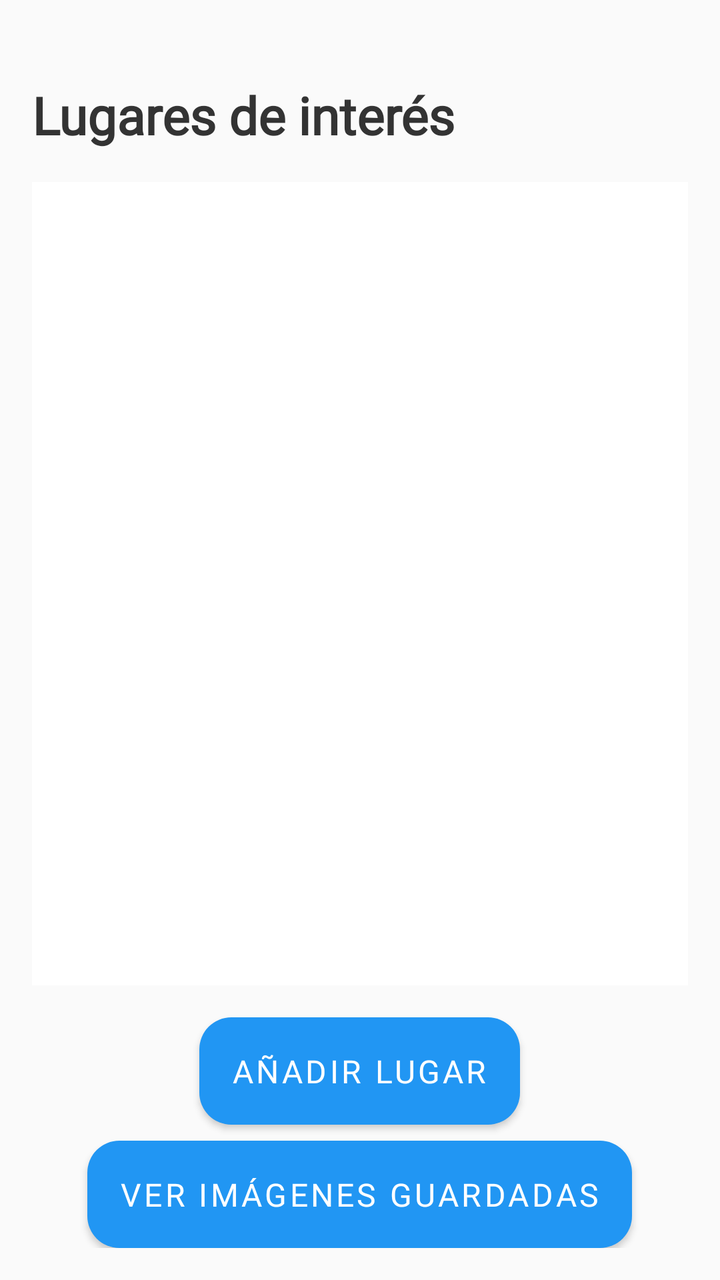
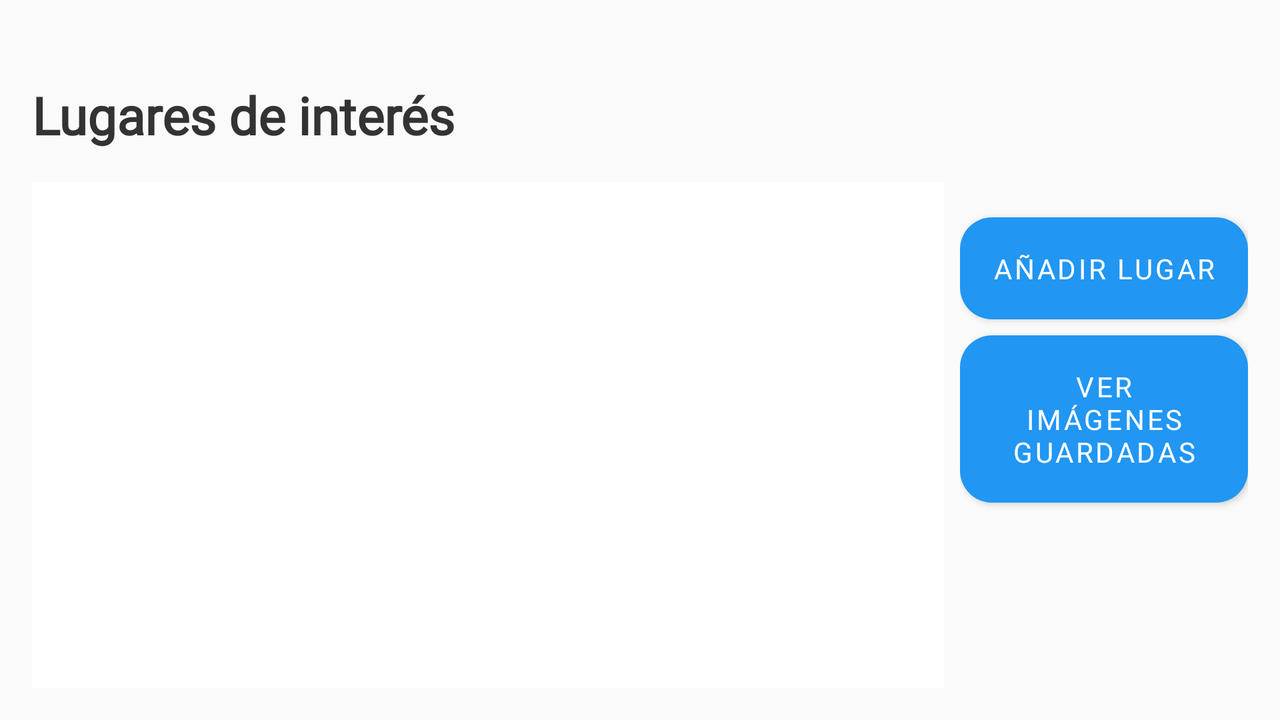

Two renders of one Android screen. The first uses the default layout on a phone; the second uses the alternative layout the repository ships for a different screen configuration, on a matching device. The two XML files are below.
<!-- AndroidManifest.xml: application theme Theme.SkyVisit -->
<!-- res/layout/activity_listado_lugares.xml -->
<LinearLayout xmlns:android="http://schemas.android.com/apk/res/android"
    android:layout_width="match_parent"
    android:layout_height="match_parent"
    android:orientation="vertical"
    android:background="#FAFAFA"
    android:padding="16dp">

    <TextView
        android:id="@+id/tvTitulo"
        android:layout_width="wrap_content"
        android:layout_height="wrap_content"
        android:text="@string/titulo_lugares"
        android:textSize="26sp"
        android:textStyle="bold"
        android:textColor="#333333"
        android:layout_marginBottom="16dp"
        android:layout_marginTop="24dp" />

    <androidx.recyclerview.widget.RecyclerView
        android:id="@+id/rvLugares"
        android:layout_width="match_parent"
        android:layout_height="0dp"
        android:layout_weight="1"
        android:background="#FFFFFF"
        android:padding="4dp"
        android:layout_marginBottom="16dp"
        android:clipToPadding="false" />

    <Button
        android:id="@+id/btnAñadirLugar"
        android:layout_width="wrap_content"
        android:layout_height="wrap_content"
        android:text="@string/añadir_lugar"
        android:textSize="16sp"
        android:textColor="#FFFFFF"
        android:backgroundTint="#2196F3"
        android:background="@drawable/rounded_button"
        android:maxWidth="300dp"
        android:layout_gravity="center_horizontal"
        android:layout_marginBottom="8dp" />

    <Button
        android:id="@+id/btnVerGaleria"
        android:layout_width="wrap_content"
        android:layout_height="wrap_content"
        android:text="@string/ver_im_genes_guardadas"
        android:textSize="16sp"
        android:textColor="#FFFFFF"
        android:backgroundTint="#4CAF50"
        android:background="@drawable/rounded_button"
        android:maxWidth="300dp"
        android:layout_gravity="center_horizontal" />
</LinearLayout>
<!-- resources referenced by this layout -->
<resources>
  <!-- drawable rounded_button (drawable) -->
  <shape xmlns:android="http://schemas.android.com/apk/res/android" android:shape="rectangle">
      <corners android:radius="16dp"/>
      <solid android:color="?attr/colorPrimary"/>
  </shape>
  <string name="titulo_lugares">Lugares de interés</string>
  <string name="ver_im_genes_guardadas">Ver imágenes guardadas</string>
  <style name="Theme.SkyVisit" parent="Theme.MaterialComponents.Light.NoActionBar">
          
          <item name="colorPrimary">@color/colorPrimary</item>
          <item name="colorPrimaryVariant">@color/colorPrimaryDark</item>
          <item name="colorOnPrimary">@android:color/white</item>
  
          <item name="colorSecondary">@color/colorAccent</item>
          <item name="colorOnSecondary">@android:color/white</item>
  
          
          <item name="android:colorBackground">@color/colorBackground</item>
          <item name="colorSurface">@color/colorSurface</item>
          <item name="colorOnSurface">@color/colorTextPrimary</item>
  
          
          <item name="android:textColor">@color/colorTextPrimary</item>
  
  
          
          <item name="materialButtonStyle">@style/Widget.SkyVisit.Button</item>
  
          
          <item name="cardViewStyle">@style/SkyVisit.LugarCard</item>
  
          
          <item name="android:fontFamily">@font/roboto</item>
      </style>
  <color name="colorPrimary">#2196F3</color>
  <color name="colorPrimaryDark">#1976D2</color>
  <color name="colorAccent">#4CAF50</color>
  <color name="colorBackground">#FFFFFF</color>
  <color name="colorSurface">#F5F5F5</color>
  <color name="colorTextPrimary">#212121</color>
  <style name="Widget.SkyVisit.Button" parent="Widget.MaterialComponents.Button">
          <item name="cornerRadius">12dp</item>
          <item name="android:textColor">@android:color/white</item>
          <item name="android:fontFamily">@font/roboto</item>
          <item name="android:paddingHorizontal">16dp</item>
          <item name="android:paddingVertical">10dp</item>
          <item name="android:textSize">16sp</item>
      </style>
  <style name="SkyVisit.LugarCard" parent="Widget.MaterialComponents.CardView">
          <item name="cardCornerRadius">16dp</item>
          <item name="cardElevation">4dp</item>
          <item name="android:background">@drawable/rounded_card</item>
          <item name="android:layout_marginBottom">8dp</item>
          <item name="android:padding">12dp</item>
      </style>
  <!-- drawable rounded_card (drawable) -->
  <shape xmlns:android="http://schemas.android.com/apk/res/android" android:shape="rectangle">
      <solid android:color="#FFFFFF" />
      <corners android:radius="16dp" />
      <padding android:left="8dp" android:top="8dp" android:right="8dp" android:bottom="8dp"/>
  </shape>
</resources>
<!-- res/layout-land/activity_listado_lugares.xml (the repository's variant of the layout above) -->
<!-- drawn on the phone turned sideways -->
<?xml version="1.0" encoding="utf-8"?>
<LinearLayout xmlns:android="http://schemas.android.com/apk/res/android"
    android:layout_width="match_parent"
    android:layout_height="match_parent"
    android:orientation="horizontal"
    android:padding="16dp"
    android:background="#FAFAFA">

    
    <LinearLayout
        android:layout_width="0dp"
        android:layout_height="match_parent"
        android:layout_weight="3"
        android:orientation="vertical">

        <TextView
            android:id="@+id/tvTitulo"
            android:layout_width="wrap_content"
            android:layout_height="wrap_content"
            android:text="@string/titulo_lugares"
            android:textSize="26sp"
            android:textStyle="bold"
            android:textColor="#333333"
            android:layout_marginBottom="16dp"
            android:layout_marginTop="24dp" />

        <androidx.recyclerview.widget.RecyclerView
            android:id="@+id/rvLugares"
            android:layout_width="match_parent"
            android:layout_height="0dp"
            android:layout_weight="1"
            android:background="#FFFFFF"
            android:padding="4dp"
            android:clipToPadding="false" />
    </LinearLayout>

    
    <LinearLayout
        android:layout_width="0dp"
        android:layout_height="match_parent"
        android:layout_weight="1"
        android:orientation="vertical"
        android:gravity="center"
        android:paddingStart="8dp"
        android:paddingEnd="0dp">

        <Button
            android:id="@+id/btnAñadirLugar"
            android:layout_width="wrap_content"
            android:layout_height="wrap_content"
            android:text="@string/añadir_lugar"
            android:textSize="14sp"
            android:textColor="#FFFFFF"
            android:backgroundTint="#2196F3"
            android:background="@drawable/rounded_button"
            android:layout_marginBottom="8dp" />

        <Button
            android:id="@+id/btnVerGaleria"
            android:layout_width="wrap_content"
            android:layout_height="wrap_content"
            android:text="@string/ver_im_genes_guardadas"
            android:textSize="14sp"
            android:textColor="#FFFFFF"
            android:backgroundTint="#4CAF50"
            android:background="@drawable/rounded_button" />
    </LinearLayout>
</LinearLayout>
